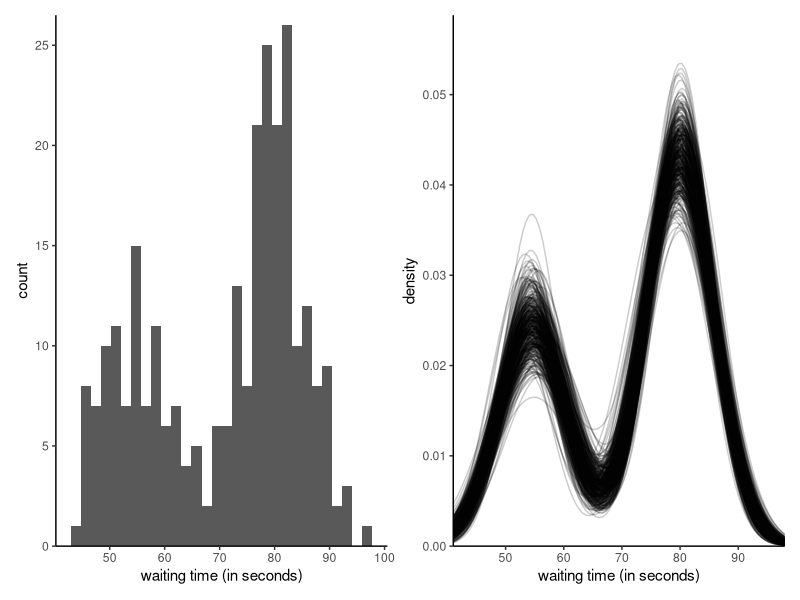

Here is the R script that generated this plot:
## Fit univariate mixture model to 'faithful' data via Gibbs
## Number of mixture components is specified apriori
library(ggplot2)
library(patchwork)
data(faithful)
n <- nrow(faithful)
y <- faithful$waiting
# Fix hyperpriors
a1 <- 2
a2 <- 2
c <- 60
d <- 1 / 40
b1 <- 1
b2 <- 0.01
# Assign observations at random to groups
set.seed(80601)
# Fix some cutoff point and assign observations left/right to different clusters
cut <- runif(1, 0.1, 0.9) * diff(range(y)) + min(y)
group <- as.integer(y > cut)
# Sample proportion of observation in group zero
p <- sum(group == 0L) / n
# Initial mean and precision parameters, based on empirical estimates
mu <- c(mean(y[group == 0]), mean(y[group == 1]))
prec <- 1 / c(var(y[group == 0]), var(y[group == 1]))
# Storage and number of replications
B <- 1e4L
theta <- matrix(nrow = B, ncol = 5L)
# Step 1: assign variables to clusters
for (b in 1:B) {
  d1 <- dnorm(y, mean = mu[1], sd = 1 / sqrt(prec[1])) # group 0
  d2 <- dnorm(y, mean = mu[2], sd = 1 / sqrt(prec[2])) # group 1
  # Data augmentation: group labels
  group <- rbinom(
    n = n,
    size = rep(1, n),
    prob = (1 - p) * d2 / (p * d1 + (1 - p) * d2)
  )
  # Step 2: update probability of cluster
  p <- rbeta(n = 1, shape1 = n - sum(group) + a1, sum(group) + a2)
  for (j in 1:2) {
    # Extract observations in group g
    yg <- y[group == (j - 1L)]
    # Number of observations in group g
    ng <- length(yg)
    # Update mean and precision of the group mean
    prec_mu <- ng * prec[j] + d
    mean_mu <- (sum(yg) * prec[j] + c * d) / prec_mu
    # Draw posterior of mu and precision
    mu[j] <- rnorm(n = 1, mean = mean_mu, sd = 1 / sqrt(prec_mu))
    prec[j] <- rgamma(
      n = 1,
      shape = b1 + ng / 2,
      rate = b2 + 0.5 * sum((yg - mu[j])^2)
    )
  }
  # Store values
  theta[b, ] <- c(p, mu, prec)
}
# Discard initial observations (burn in)
theta <- theta[-(1:100), ]

# Plot histogram of observations
g1 <- ggplot(data = faithful, mapping = aes(x = waiting)) +
  geom_histogram() +
  scale_y_continuous(limits = c(0, NA), expand = expansion(add = c(0, 0.5))) +
  labs(x = "waiting time (in seconds)") +
  theme_classic()

# Define mixture density
mixtdens <- function(theta, x) {
  theta[1] *
    dnorm(x, theta[2], sd = 1 / sqrt(theta[4])) +
    (1 - theta[1]) * dnorm(x, theta[3], sd = 1 / sqrt(theta[5]))
}
# Extract limits and create a fine grid over whish to evaluate the density
xlim <- range(faithful$waiting) + c(-2, 2)
xseq <- seq(xlim[1], xlim[2], length.out = 101)
map <- apply(
  X = theta[seq(1, nrow(theta), length.out = 400), ],
  MARGIN = 1,
  FUN = function(theta_b) {
    mixtdens(theta_b, x = xseq)
  }
)
# Plot posterior density estimates
g2 <- ggplot(
  data = data.frame(
    x = rep(xseq, length.out = prod(dim(map))),
    y = c(map),
    .draw = rep(1:ncol(map), each = nrow(map))
  ),
  mapping = aes(x = x, y = y, group = .draw)
) +
  # ggdist::stat_lineribbon(mapping = aes(fill = after_stat(.width)),
  #                 .width = ppoints(50)) +
  #  scale_fill_distiller() +
  geom_line(alpha = 0.2) +
  labs(x = "waiting time (in seconds)", y = "density") +
  scale_x_continuous(limits = xlim, expand = expansion()) +
  scale_y_continuous(limits = c(0, NA), expand = expansion(mult = c(0, 0.1))) +
  theme_classic()
g1 + g2
